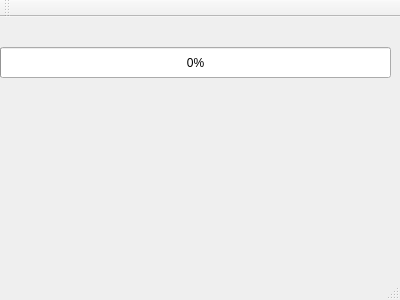
<?xml version="1.0" encoding="UTF-8"?>
<ui version="4.0">
 <class>FileRecv</class>
 <widget class="QMainWindow" name="FileRecv">
  <property name="geometry">
   <rect>
    <x>0</x>
    <y>0</y>
    <width>400</width>
    <height>300</height>
   </rect>
  </property>
  <property name="windowTitle">
   <string>FileRecv</string>
  </property>
  <widget class="QWidget" name="centralWidget">
   <widget class="QProgressBar" name="progressBar">
    <property name="geometry">
     <rect>
      <x>0</x>
      <y>30</y>
      <width>391</width>
      <height>31</height>
     </rect>
    </property>
    <property name="value">
     <number>0</number>
    </property>
   </widget>
  </widget>
  <widget class="QMenuBar" name="menuBar">
   <property name="geometry">
    <rect>
     <x>0</x>
     <y>0</y>
     <width>400</width>
     <height>23</height>
    </rect>
   </property>
  </widget>
  <widget class="QToolBar" name="mainToolBar">
   <attribute name="toolBarArea">
    <enum>TopToolBarArea</enum>
   </attribute>
   <attribute name="toolBarBreak">
    <bool>false</bool>
   </attribute>
  </widget>
  <widget class="QStatusBar" name="statusBar"/>
 </widget>
 <layoutdefault spacing="6" margin="11"/>
 <resources/>
 <connections/>
</ui>
